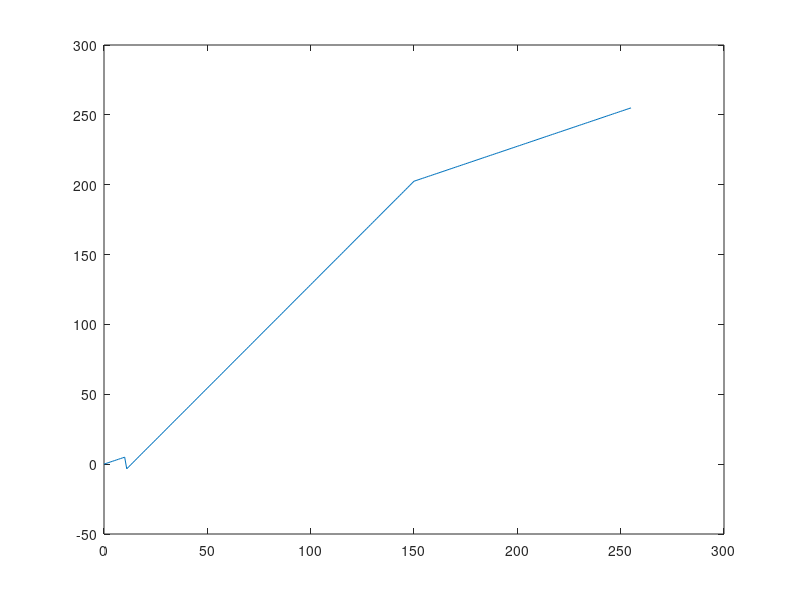

Source code (MATLAB):
a=1.480769
b=-19.615385
c=0.5
d=127.5

r1=10;
r2=150;

x=0:1:255;
y1=(0:r1)/2;
y2=(r1+1:r2-1)*a+b;
y3=(r2:255)*c+d;
y=[y1,y2,y3];
plot(x,y)

